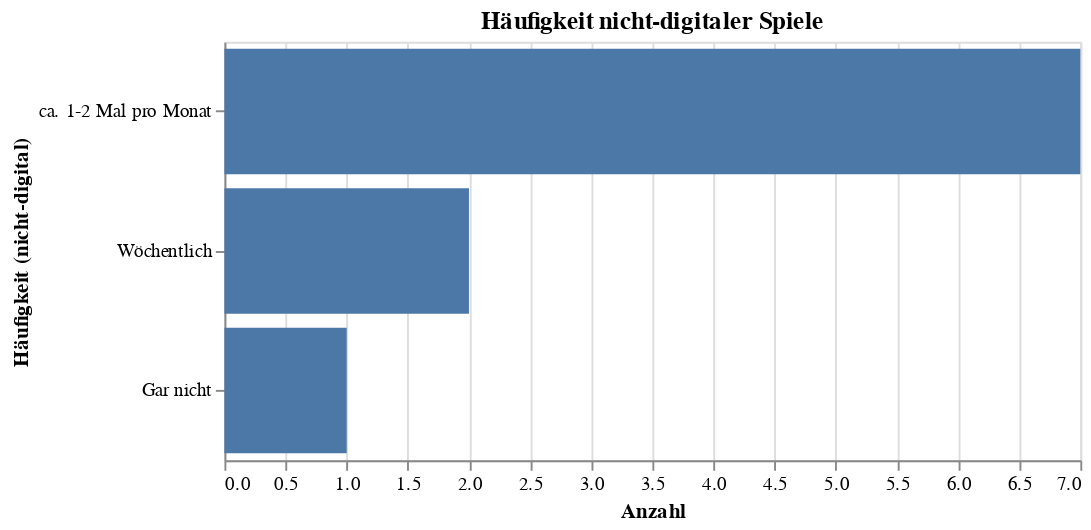

The code cell stored with this chart in its notebook:
### Code cell
# -----------------------------
# 5) Nicht-digitale Spiele (Karten/Brettspiele)
# -----------------------------
analog = freq_df(df, "Wie oft spielen Sie nicht digitale Spiele (Karten oder Brettspiele)?", dropna=True)

analog_chart = alt.Chart(analog).mark_bar().encode(
    x=alt.X("count:Q", title="Anzahl"),
    y=alt.Y("Wie oft spielen Sie nicht digitale Spiele (Karten oder Brettspiele)?:N",
            title="Häufigkeit (nicht-digital)", sort="-x"),
    tooltip=[
        alt.Tooltip("Wie oft spielen Sie nicht digitale Spiele (Karten oder Brettspiele)?:N", title="Häufigkeit"),
        alt.Tooltip("count:Q", title="Anzahl"),
        alt.Tooltip("percent:Q", title="Prozent")
    ]
).properties(
    title="Häufigkeit nicht-digitaler Spiele",
    width=450,
    height=220
)

analog_chart

### Figure 1 — Vega-Lite specification as saved in the notebook (floating-point values rounded to 4 significant figures)
{"config": {"view": {"continuousWidth": 300, "continuousHeight": 300}}, "data": {"name": "data-0f6a8471bb0230c0f4ae314faed7b407"}, "mark": {"type": "bar"}, "encoding": {"tooltip": [{"field": "Wie oft spielen Sie nicht digitale Spiele (Karten oder Brettspiele)?", "title": "Häufigkeit", "type": "nominal"}, {"field": "count", "title": "Anzahl", "type": "quantitative"}, {"field": "percent", "title": "Prozent", "type": "quantitative"}], "x": {"field": "count", "title": "Anzahl", "type": "quantitative"}, "y": {"field": "Wie oft spielen Sie nicht digitale Spiele (Karten oder Brettspiele)?", "sort": "-x", "title": "Häufigkeit (nicht-digital)", "type": "nominal"}}, "height": 220, "title": "Häufigkeit nicht-digitaler Spiele", "width": 450, "$schema": "https://vega.github.io/schema/vega-lite/v6.1.0.json", "datasets": {"data-0f6a8471bb0230c0f4ae314faed7b407": [{"Wie oft spielen Sie nicht digitale Spiele (Karten oder Brettspiele)?": "ca. 1-2 Mal pro Monat", "count": 7, "percent": 70.0}, {"Wie oft spielen Sie nicht digitale Spiele (Karten oder Brettspiele)?": "Wöchentlich", "count": 2, "percent": 20.0}, {"Wie oft spielen Sie nicht digitale Spiele (Karten oder Brettspiele)?": "Gar nicht", "count": 1, "percent": 10.0}]}}
